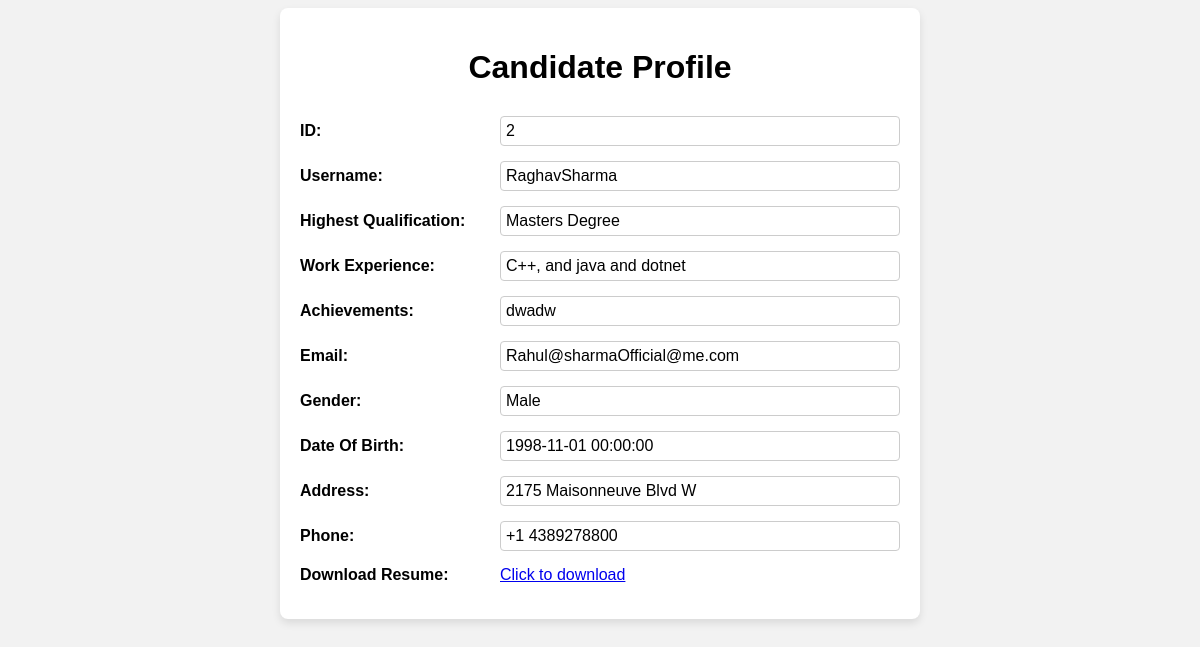
The page /studentProfile?id=2 on the database its author committed.
### Models/Student.py (models this page shows, shortened)
class Student(db.Model):
    __tablename__ = 'student'
    id = db.Column(db.Integer, primary_key=True)
    username = db.Column(db.Integer, nullable=True)
    highestQualification = db.Column(db.Integer,nullable=True)
    work_experience = db.Column(db.Integer, nullable=True)
    achivements = db.Column(db.String(150), nullable=True)
    email = db.Column(db.String(15),nullable=True)
    gender = db.Column(db.String(10), nullable=True)
    age = db.Column(db.DateTime,nullable=True)
    address = db.Column(db.String(50), nullable=True)
    phone = db.Column(db.String(15), nullable=True)
    resume = db.Column(db.LargeBinary)
    status = db.Column(db.String(15), nullable=True)
    selectedJobs = db.relationship('JobPosting',secondary = 'stu_jobs')
    @classmethod
    def get_user_by_id(cls, id_):
        return cls.query.filter_by(id=id_).first()

### app.py (the view)
@app.route('/studentProfile')
def student_profile():
    studentId = request.args.get('id')
    student = Student.get_user_by_id(studentId)
    return render_template('studentProfile.html',student=student)

### templates/studentProfile.html (shortened to what this page needs)
<!DOCTYPE html>
<html lang="en">
<head>
</head>
<body>
    <div class="profile-container">
        <h1>Candidate Profile</h1>
        <div class="profile-field">
            <label>ID:</label>
            <span> {{ student.id }}</span>
        </div>
        <div class="profile-field">
            <label>Username:</label>
            <span> {{ student.username }}</span>
        </div>
        <div class="profile-field">
            <label>Highest Qualification:</label>
            <span> {{ student.highestQualification }} Degree</span>
        </div>
        <div class="profile-field">
            <label>Work Experience:</label>
            <span> {{ student.work_experience }}</span>
        </div>
        <div class="profile-field">
            <label>Achievements:</label>
            <span> {{ student.achivements }} </span>
        </div>
        <div class="profile-field">
            <label>Email:</label>
            <span> {{ student.email }}</span>
        </div>
        <div class="profile-field">
            <label>Gender:</label>
            <span> {{ student.gender }}</span>
        </div>
        <div class="profile-field">
            <label>Date Of Birth:</label>
            <span> {{ student.age }}</span>
        </div>
        <div class="profile-field">
            <label>Address:</label>
            <span> {{ student.address }}</span>
        </div>
        <div class="profile-field">
            <label>Phone:</label>
            <span>+1 {{ student.phone }}</span>
        </div>
        <div class="profile-field">
            <label>Download Resume:</label>
            <a href="{{ url_for('download_resume', id=student.id) }}"> Click to download </a>
        </div>
    </div>
</body>
</html>

### templates/studentProfile.html (style rules this page uses)
body { font-family: Arial, sans-serif; background-color: #f2f2f2; }
.profile-container { max-width: 600px; margin: 0 auto; padding: 20px; background-color: #fff; border-radius: 8px; box-shadow: 0 4px 8px rgba(0, 0, 0, 0.1); }
h1 { text-align: center; margin-bottom: 30px; }
.profile-field { display: flex; align-items: center; margin-bottom: 15px; }
.profile-field label { width: 200px; font-weight: bold; }
.profile-field span { flex-grow: 1; }
.profile-field span, .profile-field img { padding: 5px; border: 1px solid #ccc; border-radius: 4px; }

### rows shown on the page
Student: id "2", username "RaghavSharma", highestQualification "Masters", work_experience "C++, and java and dotnet", achivements "dwadw", email "Rahul@sharmaOfficial@me.com", gender "Male", age "1998-11-01 00:00:00", address "2175 Maisonneuve Blvd W", phone "4389278800"
